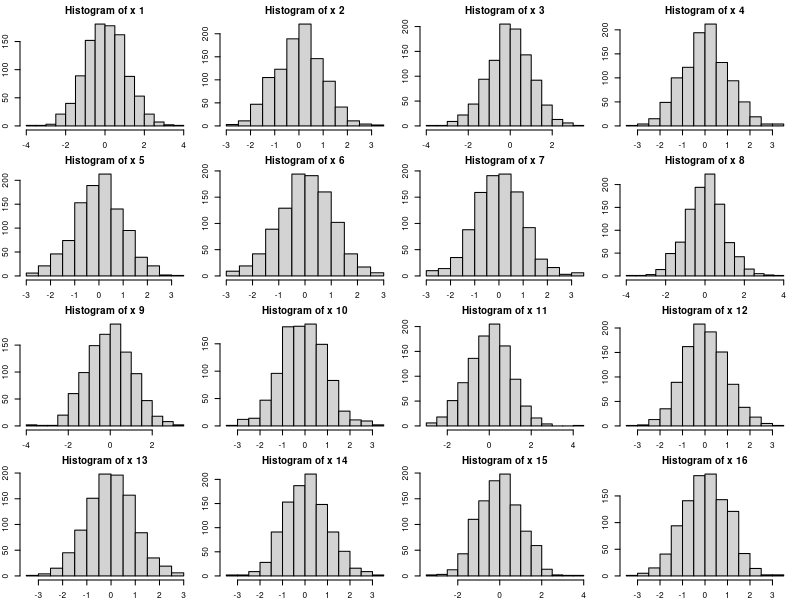

Reproduce this figure in R.

par(mfrow = c(4, 4), cex = 0.5, mar = c (2,2,2,1))
for (i in 1:16) {
x <- rnorm(1000)
hist(x, main = paste0("Histogram of x ", i))
}

